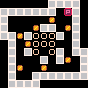

A 2D game scene composited from a Tiled map and its tileset images. What follows is a short description and the map's XML, with every tile layer's data as written:
An orthogonal 11x11 tile map with 8x8 px tiles, 1 tile layer (tiles).

<map version="1.0" tiledversion="1.0.2" orientation="orthogonal" renderorder="left-up" width="11" height="11" tilewidth="8" tileheight="8" nextobjectid="1">
 <tileset firstgid="1" source="tileset.tsx" />
 <layer name="tiles" width="11" height="11">
  <data encoding="csv">
0,0,0,0,0,0,5,5,5,5,0,5,5,5,5,5,5,5,0,3,5,0,5,0,0,0,0,0,1,0,0,5,0,5,0,0,0,1,5,5,0,1,5,0,5,5,1,5,2,2,2,5,0,5,0,0,5,0,1,2,2,2,0,0,5,0,0,5,0,5,2,0,2,5,0,5,5,0,5,0,0,0,5,0,5,1,0,5,0,5,1,0,0,1,0,0,0,0,5,0,5,0,0,5,5,5,5,5,5,5,0,5,5,5,5,0,0,0,0,0,0
</data>
 </layer>
</map>
